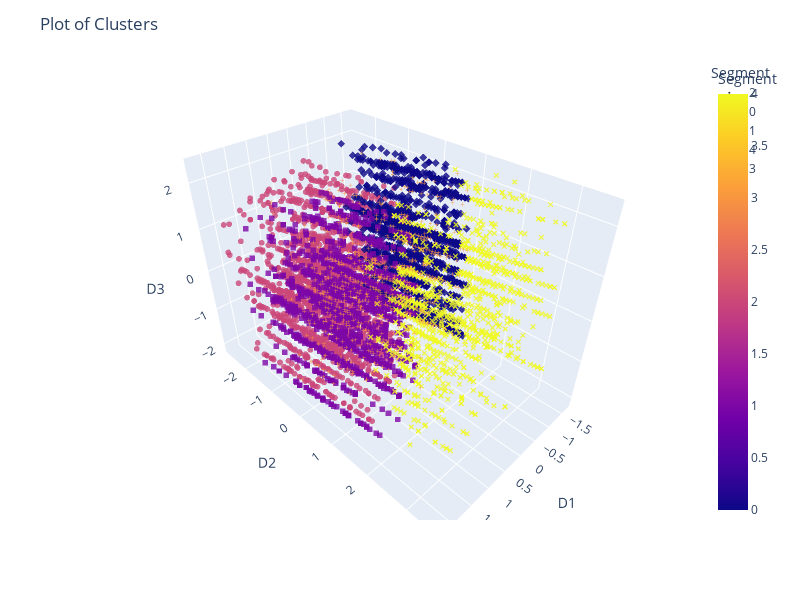

Source (notebook cell):
### Code cell
plt.figure(figsize=(12,12))

custom_palette = ["#F0810F", "#063852", "#E6DF44", "#800080", "#45AAB8" ]

fig = px.scatter_3d(dims, x='D1', y='D2', z='D3',
              color='Segment',color_discrete_sequence=custom_palette, opacity=0.8, symbol = 'Segment')

# Adjust the size of the data points
fig.update_traces(marker=dict(size=2))

fig.update_layout(title="Plot of Clusters", height=600, width=800)
fig.show()

### Figure 1 — Plotly figure (JSON) as saved in the notebook; plotly's stock layout.template omitted (floating-point values rounded to 4 significant figures; data arrays with more than 128 entries replaced by an {"elided": "..."} marker saying what was removed)
{"data": [{"hovertemplate": "Segment=%{marker.color}<br>D1=%{x}<br>D2=%{y}<br>D3=%{z}<extra></extra>", "legendgroup": "2", "marker": {"color": {"elided": "2021 int values"}, "coloraxis": "coloraxis", "opacity": 0.8, "size": 2, "symbol": "circle"}, "mode": "markers", "name": "2", "scene": "scene", "showlegend": true, "type": "scatter3d", "x": {"elided": "2021 float values"}, "y": {"elided": "2021 float values"}, "z": {"elided": "2021 float values"}}, {"hovertemplate": "Segment=%{marker.color}<br>D1=%{x}<br>D2=%{y}<br>D3=%{z}<extra></extra>", "legendgroup": "0", "marker": {"color": {"elided": "1800 int values"}, "coloraxis": "coloraxis", "opacity": 0.8, "size": 2, "symbol": "diamond"}, "mode": "markers", "name": "0", "scene": "scene", "showlegend": true, "type": "scatter3d", "x": {"elided": "1800 float values"}, "y": {"elided": "1800 float values"}, "z": {"elided": "1800 float values"}}, {"hovertemplate": "Segment=%{marker.color}<br>D1=%{x}<br>D2=%{y}<br>D3=%{z}<extra></extra>", "legendgroup": "1", "marker": {"color": {"elided": "1351 int values"}, "coloraxis": "coloraxis", "opacity": 0.8, "size": 2, "symbol": "square"}, "mode": "markers", "name": "1", "scene": "scene", "showlegend": true, "type": "scatter3d", "x": {"elided": "1351 float values"}, "y": {"elided": "1351 float values"}, "z": {"elided": "1351 float values"}}, {"hovertemplate": "Segment=%{marker.color}<br>D1=%{x}<br>D2=%{y}<br>D3=%{z}<extra></extra>", "legendgroup": "4", "marker": {"color": {"elided": "1170 int values"}, "coloraxis": "coloraxis", "opacity": 0.8, "size": 2, "symbol": "x"}, "mode": "markers", "name": "4", "scene": "scene", "showlegend": true, "type": "scatter3d", "x": {"elided": "1170 float values"}, "y": {"elided": "1170 float values"}, "z": {"elided": "1170 float values"}}, {"hovertemplate": "Segment=%{marker.color}<br>D1=%{x}<br>D2=%{y}<br>D3=%{z}<extra></extra>", "legendgroup": "3", "marker": {"color": {"elided": "739 int values"}, "coloraxis": "coloraxis", "opacity": 0.8, "size": 2, "symbol": "cross"}, "mode": "markers", "name": "3", "scene": "scene", "showlegend": true, "type": "scatter3d", "x": {"elided": "739 float values"}, "y": {"elided": "739 float values"}, "z": {"elided": "739 float values"}}], "layout": {"coloraxis": {"colorbar": {"title": {"text": "Segment"}}, "colorscale": [[0, "#0d0887"], [0.1111, "#46039f"], [0.2222, "#7201a8"], [0.3333, "#9c179e"], [0.4444, "#bd3786"], [0.5556, "#d8576b"], [0.6667, "#ed7953"], [0.7778, "#fb9f3a"], [0.8889, "#fdca26"], [1, "#f0f921"]]}, "height": 600, "legend": {"title": {"text": "Segment"}, "tracegroupgap": 0}, "margin": {"t": 60}, "scene": {"domain": {"x": [0, 1], "y": [0, 1]}, "xaxis": {"title": {"text": "D1"}}, "yaxis": {"title": {"text": "D2"}}, "zaxis": {"title": {"text": "D3"}}}, "title": {"text": "Plot of Clusters"}, "width": 800}}
